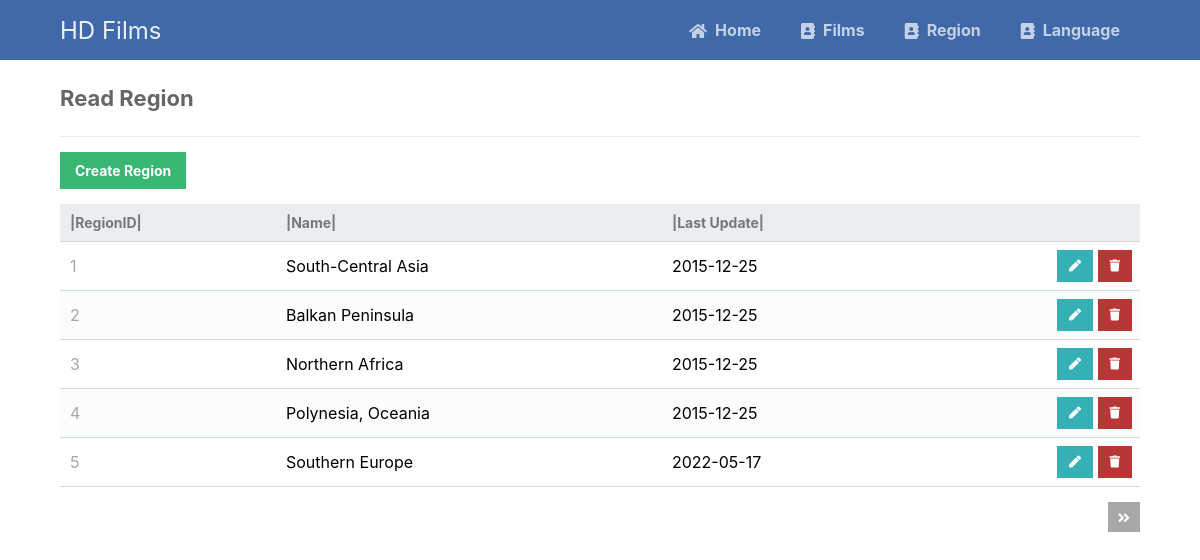
Page /phpcrud/readR.php on the committed database.
### tables this page shows
CREATE TABLE Region (
	RegionID INTEGER NOT NULL,
	Name varchar(100) NOT NULL,
	Last_Update date NOT NULL,
	CONSTRAINT Region_PK PRIMARY KEY (RegionID)   
);

### phpcrud/readR.php (the view, shortened to what this page needs)
<?php
include 'functions.php';
$pdo = pdo_connect_mysql();
$page = isset($_GET['page']) && is_numeric($_GET['page']) ? (int)$_GET['page'] : 1;
$records_per_page = 5;
$stmt = $pdo->prepare('SELECT * FROM Region ORDER BY RegionID LIMIT :current_page, :record_per_page');
$stmt->bindValue(':current_page', ($page-1)*$records_per_page, PDO::PARAM_INT);
$stmt->bindValue(':record_per_page', $records_per_page, PDO::PARAM_INT);
$stmt->execute();
$Region = $stmt->fetchAll(PDO::FETCH_ASSOC);
$num_Region = $pdo->query('SELECT COUNT(*) FROM Region')->fetchColumn();
?>
<?=template_header('Read')?>
<div class="content read">
	<h2>Read Region</h2>
	<a href="createR.php" class="create-films">Create Region</a>
	<table>
        <thead>
            <tr>
                <td>|RegionID|</td>
                <td>|Name|</td>
                <td>|Last Update|</td>
                <td></td>
            </tr>
        </thead>
        <tbody>
            <?php foreach ($Region as $regions): ?>
            <tr>
                <td><?=$regions['RegionID']?></td>
                <td><?=$regions['Name']?></td>
                <td><?=$regions['Last_Update']?></td>
                <td class="actions">
                    <a href="updateR.php?RegionID=<?=$regions['RegionID']?>" class="edit"><i class="fas fa-pen fa-xs"></i></a>
                    <a href="deleteR.php?RegionID=<?=$regions['RegionID']?>" class="trash"><i class="fas fa-trash fa-xs"></i></a>
                </td>
            </tr>
            <?php endforeach; ?>
        </tbody>
    </table>
	<div class="pagination">
		<?php if ($page*$records_per_page < $num_Region): ?>
		<a href="readR.php?page=<?=$page+1?>"><i class="fas fa-angle-double-right fa-sm"></i></a>
		<?php endif; ?>
	</div>
</div>
<?=template_footer()?>

### phpcrud/style.css (style rules this page uses)
* { box-sizing: border-box; font-family: -apple-system, BlinkMacSystemFont, 'segoe ui', roboto, oxygen, ubuntu, cantarell, 'fira sans', 'droid sans', 'helvetica neue', Arial, sans-serif; font-size: 16px; -webkit-font-smoothing: antialiased; -moz-osx-font-smoothing: grayscale; }
body { background-color: #ffffff; margin: 0; }
.content { width: 90vw; margin: 0 auto; }
.content h2 { margin: 0; padding: 25px 0; font-size: 22px; border-bottom: 1px solid #ebebeb; color: #666666; }
.create-films { display: inline-block; text-decoration: none; background-color: #38b673; font-weight: bold; font-size: 14px; color: #ffffff; padding: 10px 15px; margin: 15px 0; }
.read .pagination { display: flex; justify-content: flex-end; }
.read .pagination a { display: inline-block; text-decoration: none; background-color: #a5a7a9; font-weight: bold; color: #ffffff; padding: 5px 10px; margin: 15px 0 15px 5px; }
.read table { width: 100%; padding-top: 30px; border-collapse: collapse; }
.read table thead { background-color: #ebeef1; border-bottom: 1px solid #d3dae0; }
.read table thead td { padding: 10px; font-weight: bold; color: #767779; font-size: 14px; }
.read table tbody tr { border-bottom: 1px solid #d3dae0; }
.read table tbody tr:nth-child(even) { background-color: #fbfcfc; }
.read table tbody tr td { padding: 10px; }
.read table tbody tr td:nth-child(1) { color: #a5a7a9; }
.read table tbody tr td.actions { padding: 8px; text-align: right; }
.read table tbody tr td.actions .edit, .read table tbody tr td.actions .trash { display: inline-flex; text-align: right; text-decoration: none; color: #ffffff; padding: 10px 12px; }
.read table tbody tr td.actions .trash { background-color: #b73737; }
.read table tbody tr td.actions .edit { background-color: #37afb7; }

### rows in the picture
region: RegionID "1", Name "South-Central Asia", Last_Update "2015-12-25"
region: RegionID "2", Name "Balkan Peninsula", Last_Update "2015-12-25"
region: RegionID "3", Name "Northern Africa", Last_Update "2015-12-25"
region: RegionID "4", Name "Polynesia, Oceania", Last_Update "2015-12-25"
region: RegionID "5", Name "Southern Europe", Last_Update "2022-05-17"
